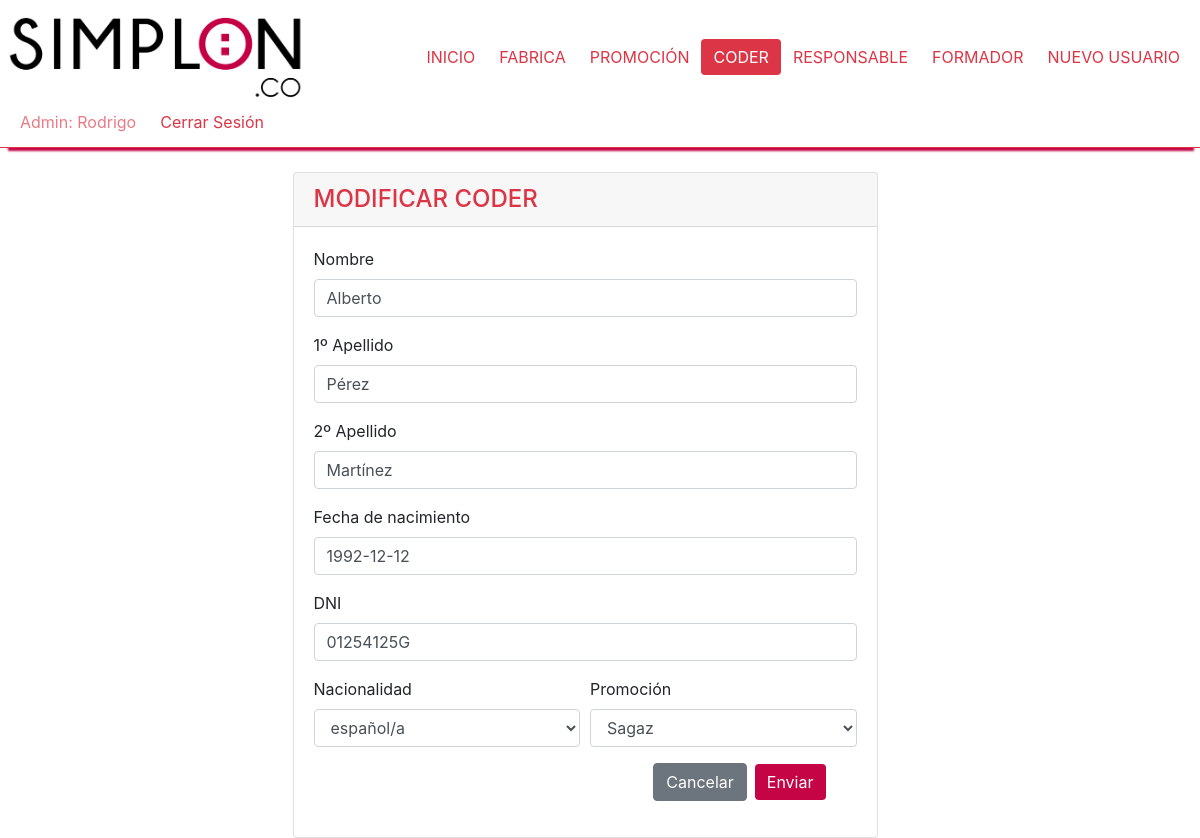
/modificarCoder.php?modCoder=1 (signed in), run on the app's committed database.
### tables this page shows
CREATE TABLE `coder` (
  `id_coders` int(11) NOT NULL,
  `nombre` varchar(24) DEFAULT NULL,
  `apellido1` varchar(24) DEFAULT NULL,
  `dni` varchar(10) DEFAULT NULL,
  `nacimiento` date DEFAULT NULL,
  `nacionalidad` int(11) NOT NULL,
  `fk_promocion` int(11) NOT NULL,
  `status` tinyint(1) DEFAULT NULL,
  `apellido2` varchar(24) DEFAULT NULL
);

CREATE TABLE `pais` (
  `id_pais` int(11) NOT NULL,
  `pais` varchar(32) DEFAULT NULL,
  `nacionalidad` varchar(20) DEFAULT NULL
);

CREATE TABLE `promocion` (
  `id_promocion` int(11) NOT NULL,
  `promocion` varchar(32) DEFAULT NULL,
  `fk_fabrica` int(11) NOT NULL,
  `statusPromocion` tinyint(1) NOT NULL,
  `fk_promoyear` int(5) DEFAULT NULL
);

### modificarCoder.php (the view, shortened to what this page needs)
<!DOCTYPE html>
<html lang="en">
<head>
    <link rel="stylesheet" href="https://stackpath.bootstrapcdn.com/bootstrap/4.3.1/css/bootstrap.min.css">
    <link rel="stylesheet" href="https://maxcdn.bootstrapcdn.com/font-awesome/4.4.0/css/font-awesome.min.css">
    <link href="css/style.css" rel="stylesheet" type="text/css">
  </head>
<body>
<?php
    if (isset($_SESSION['tipo'])) {
      if ($_SESSION['tipo']=='a') { ?>
        <header>
    <nav class="nav d-inline-flex p-2 d-flex justify-content-between nav-tabs border-bottom border-danger cabecera container-fluid">
      <a class="justify-content-start" href="index.php"><img src="img/logo3.png" class="logo3"></a>
      <ul class="nav justify-content-center align-self-center">
        <li class="nav-item">
          <a class="btn btn-outline-danger border-0" href="index.php">INICIO</a>
        </li>
        <li class="nav-item">
          <a class="btn btn-outline-danger border-0" href="fabrica.php">FABRICA</a>
        </li>
        <li class="nav-item">
          <a class="btn btn-outline-danger border-0" href="promocion.php">PROMOCIÓN</a>
        </li>
        <li class="nav-item">
          <a class="btn btn-outline-danger border-0 active" href="coder.php">CODER</a>
        </li>
        <li class="nav-item">
          <a class="btn btn-outline-danger border-0" href="responsable.php">RESPONSABLE</a>
        </li>
        <li class="nav-item">
          <a class="btn btn-outline-danger border-0" href="formador.php" >FORMADOR</a>
        </li>
        <li class="nav-item">
          <a class="btn btn-outline-danger border-0" href="nuevoUsuario.php" >NUEVO USUARIO</a>
        </li>
      </ul>
      <ul class="nav justify-content-end align-self-center">
        <li class="nav-item">
          <a class="btn btn-outline-danger border-0 text-capitalize disabled" href="#" > Admin: <?php echo $_SESSION['name']; ?> </a>
        </li>
        <li class="nav-item">
          <a class="btn btn-outline-danger border-0" href="cerrar.php" >Cerrar Sesión</a>
        </li>
      </ul>
    </nav>
  </header>
  <br>
  <section class="container-fluid row">
    <div class="card card card w-50 mod">
      <h4 class="card-header text-danger">
        MODIFICAR CODER
      </h4>
    <div class="card-body">
      <?php
      $mod3 = $_GET['modCoder'];
      $sqlcon3="select nombre, apellido1, apellido2, dni, nacimiento, nacionalidad, fk_promocion from coder where id_coders = '$mod3' ";
      include 'conex.php';
      $r3= mysqli_query($link,$sqlcon3);
      $a3 = mysqli_fetch_array($r3);
      ?>
      <form method="post">
            <div class="form-group">
              <label for="formGroupExampleInput">Nombre</label>
              <input type="text" name="nomc" class="form-control v24" id="nombreCoder" value="<?php echo $a3[0];?>">
              <span id="mensajenombrecoder"></span>
            </div>
            <div class="form-group">
              <label for="formGroupExampleInput2">1º Apellido</label>
              <input type="text" name="apec1" class="form-control v50" id="apellidoCoder1" required value="<?php echo $a3[1];?>">
              <span id="mensajeapellidocoder1"></span>
            </div>
            <div class="form-group">
              <label for="formGroupExampleInput2">2º Apellido</label>
              <input type="text" name="apec2" class="form-control v50"   id="apellidoCoder2" required  value="<?php echo $a3[2];?>">
              <span id="mensajeapellidocoder2">
            </div>
            <div class="form-group">
              <label for="formGroupExampleInput">Fecha de nacimiento</label>
              <input type="text" name="anac" class="form-control vdate" id="nacimientoCoder"  required value="<?php echo $a3[4];?>">
              <span id="mensajenacimientocoder"></span>
            </div>
            <div class="form-group">
              <label for="formGroupExampleInput2">DNI</label>
              <input type="text" name="dni" class="form-control v10" id="dniCoder" required value="<?php echo $a3[3];?>">
              <span id="mensajednicoder"></span>
            </div>
            <div class="form-row">
              <div class="col">
              <label for="formGroupExampleInput2">Nacionalidad</label>
              <select required name="nac" id="nac" class="form-control">
              <?php
                  include 'conex.php';
                  $consulta3 = "select id_pais, nacionalidad from pais";
                  $resultado3 = mysqli_query($link, $consulta3);
                  while ($arr3 = mysqli_fetch_array($resultado3)) { ?>
                      <option value="<?php echo $arr3[0];?>"
                        <?php if ($a3[5]== $arr3[0])
                          {echo 'selected="selected"';} ?> >
                        <?php echo $arr3[1]; ?>
                      </option>
                  <?php      }  ?>
              </select>
              </div>
              <div class="col">
              <label for="formGroupExampleInput2">Promoción</label>
              <select name="fknazi" id="fknazi" class="form-control">
              <?php
                  include 'conex.php';
                  $consulta3 = "select id_promocion, promocion from promocion where statusPromocion = 1";
                  $resultado3 = mysqli_query($link, $consulta3);
                  echo $consulta3;
                  while ($arr3 = mysqli_fetch_array($resultado3)) { ?>
                      <option value="<?php echo $arr3[0];?>"
                        <?php if ($a3[6]== $arr3[0])
                          {echo 'selected="selected"';} ?> >
                        <?php echo $arr3[1]; ?>
                      </option>
                  <?php      }  ?>
              </select>
              </div>
            </div>
            <div class="col-xs-12 col-md-12 col-lg-12 ">
                        <div class="modal-footer border-0">
                            <a href="fabrica.php" class="btn btn-secondary">Cancelar</a>
                            <button class="btn btn-danger" id="enviarf" type="submit">Enviar</button>
                        </div>
                    </div>
          </form>
          <?php
          if(isset($_POST['nomc'])){
          $nomc  =$_POST['nomc'];
          $apec1  =$_POST['apec1'];
          $apec2  =$_POST['apec2'];
          $dni  =$_POST['dni'];
          $anac =$_POST['anac'];
          $nac  =$_POST['nac'];
          $fknazi= $_POST['fknazi'];
          $update3 ="update coder set
          nombre ='$nomc', apellido1='$apec1', apellido2='$apec2', dni='$dni', nacimiento='$anac', nacionalidad='$nac', fk_promocion='$fknazi' where id_coders = '$mod3'";
          mysqli_query($link,$update3);
          if (mysqli_error($link)){ ?>
            <script>document.location.href="coder.php";</script>
        <?php
        }
        else{?>
            <script>document.location.href="coder.php";</script>
        <?php
        }
        }
        echo mysqli_error($link);
      ?>
      </div>
    </div>
  </section>
      <?php
      }elseif($_SESSION['tipo']=='p'){ ?>
                    <header>
    <nav class="nav d-inline-flex p-2 d-flex justify-content-between nav-tabs border-bottom border-danger cabecera container-fluid">
      <a class="justify-content-start" href="index.php"><img src="img/logo3.png" class="logo3"></a>
      <ul class="nav justify-content-center align-self-center">
        <li class="nav-item">
          <a class="btn btn-outline-danger border-0" href="index.php">INICIO</a>
        </li>
        <li class="nav-item">
          <a class="btn btn-outline-danger border-0" href="fabrica.php">FABRICA</a>
        </li>
        <li class="nav-item">
          <a class="btn btn-outline-danger border-0" href="promocion.php">PROMOCIÓN</a>
        </li>
        <li class="nav-item">
          <a class="btn btn-outline-danger border-0 active" href="coder.php">CODER</a>
        </li>
        <li class="nav-item">
          <a class="btn btn-outline-danger border-0" href="responsable.php">RESPONSABLE</a>
        </li>
        <li class="nav-item">
          <a class="btn btn-outline-danger border-0" href="formador.php" >FORMADOR</a>
        </li>
        <li class="nav-item">
          <a class="btn btn-outline-danger border-0" href="nuevoUsuario.php" >NUEVO USUARIO</a>
        </li>
      </ul>
      <ul class="nav justify-content-end align-self-center">
        <li class="nav-item">
          <a class="btn btn-outline-danger border-0 text-capitalize disabled" href="#" > Admin: <?php echo $_SESSION['name']; ?> </a>
        </li>
        <li class="nav-item">
          <a class="btn btn-outline-danger border-0" href="cerrar.php" >Cerrar Sesión</a>
        </li>
      </ul>
    </nav>
  </header>
  <br>
  <section class="container-fluid row">
    <div class="card card card w-50 mod">
      <h4 class="card-header text-danger">
        MODIFICAR CODER
      </h4>
    <div class="card-body">
      <?php
      $mod3 = $_GET['modCoder'];
      $sqlcon3="select nombre, apellido1, apellido2, dni, nacimiento, nacionalidad, fk_promocion from coder where id_coders = '$mod3' ";
      include 'conex.php';
      $r3= mysqli_query($link,$sqlcon3);
      $a3 = mysqli_fetch_array($r3);
      ?>
      <form method="post">
            <div class="form-group">
              <label for="formGroupExampleInput">Nombre</label>
              <input type="text" name="nomc" class="form-control v24" id="nombreCoder" value="<?php echo $a3[0];?>">
            </div>
            <div class="form-group">
              <label for="formGroupExampleInput2">1º Apellido</label>
              <input type="text" name="apec1" class="form-control v50" id="apellidoCoder1" required value="<?php echo $a3[1];?>">
            </div>
            <div class="form-group">
              <label for="formGroupExampleInput2">2º Apellido</label>
              <input type="text" name="apec2" class="form-control v50"   id="apellidoCoder2" required  value="<?php echo $a3[2];?>">
            </div>
            <div class="form-group">
              <label for="formGroupExampleInput">Fecha de nacimiento</label>
              <input type="text" name="anac" class="form-control vdate" id="nacimientoCoder"  required value="<?php echo $a3[4];?>">
            </div>
            <div class="form-group">
              <label for="formGroupExampleInput2">DNI</label>
              <input type="text" name="dni" class="form-control v10" id="dniCoder" required value="<?php echo $a3[3];?>">
            </div>
            <div class="form-row">
              <div class="col">
              <label for="formGroupExampleInput2">Nacionalidad</label>
              <select required name="nac" id="nac" class="form-control">
              <?php
                  include 'conex.php';
                  $consulta3 = "select id_pais, nacionalidad from pais";
                  $resultado3 = mysqli_query($link, $consulta3);
                  while ($arr3 = mysqli_fetch_array($resultado3)) { ?>
                      <option value="<?php echo $arr3[0];?>"
                        <?php if ($a3[5]== $arr3[0])
                          {echo 'selected="selected"';} ?> >
                        <?php echo $arr3[1]; ?>
                      </option>
                  <?php      }  ?>
              </select>
              </div>
              <div class="col">
              <label for="formGroupExampleInput2">Promoción</label>
              <select name="fknazi" id="fknazi" class="form-control">
              <?php
                  include 'conex.php';
                  $consulta3 = "select id_promocion, promocion from promocion where statusPromocion = 1";
                  $resultado3 = mysqli_query($link, $consulta3);
                  while ($arr3 = mysqli_fetch_array($resultado3)) { ?>
                      <option value="<?php echo $arr3[0];?>"
                        <?php if ($a3[6]== $arr3[0])
                          {echo 'selected="selected"';} ?> >
                        <?php echo $arr3[1]; ?>
                      </option>
                  <?php      }  ?>
              </select>
              </div>
            </div>
            <div class="col-xs-12 col-md-12 col-lg-12 ">
                        <div class="modal-footer border-0">
                            <a href="fabrica.php" class="btn btn-secondary">Cancelar</a>
                            <button class="btn btn-danger" id="enviarf" type="submit">Enviar</button>
                        </div>
                    </div>
          </form>
      </div>
    </div>
  </section>
    <?php
      }
    }
  ?>
</body>
</html>

### css/style.css (style rules this page uses)
.cabecera { border-bottom: 2px solid #c40444; -webkit-box-shadow: 1px 10px 2px -7px rgba(196, 4, 68, 1); -moz-box-shadow: 1px 10px 2px -7px rgba(196, 4, 68, 1); box-shadow: 1px 10px 2px -7px rgba(196, 4, 68, 1); }
.logo3 { width: 20em; height: 6em; }
.btn-danger { background-color: #c40444; border: #c40444; }
.mod { margin-left: auto; margin-right: auto; }

### data on the page
coder: nomc "Alberto", apec1 "Pérez", apec2 "Martínez", anac "1992-12-12", dni "01254125G", nac "español/a", fknazi "Sagaz"

### other printed values
$_SESSION['name'] "Rodrigo"
